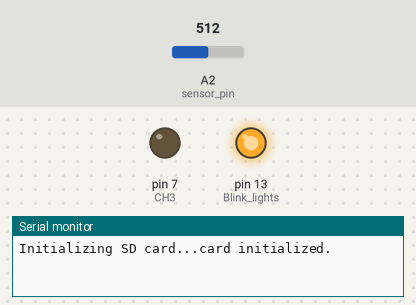
Recording of a sketch running on a simulated Arduino Mega 2560, built with avr-gcc and run on an emulated ATmega2560. Parts: output pins drawn as LEDs (lit = HIGH), the last lines printed to the serial monitor. The test bench sets the inputs (shaded band); at power-on: A2 (sensor_pin) = 512. Storage starts empty.

Above: at 2.1 s.
At 77.1 s:
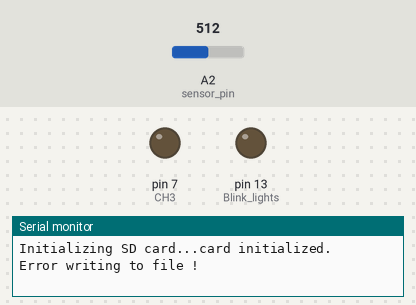
Timing chart, 0 to 78.6 s (numbered marks = the images above):
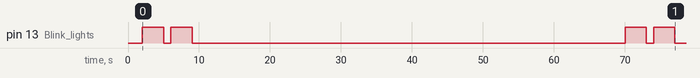

The sketch:

Tunnel_Project_Code.ino
```cpp
/*
Writing Moisture Sensor Data to an SD card with Relay control and Wifi.

For pin attachments see Connection List.xls file.
*/
//
#include "SD.h"
#include"SPI.h"
//
//the hardware CS pin (10 on most Arduino boards,
// 53 on the Mega) must be left as an output or the SD
// library functions will not work.

  const int CSpin = 10;  // Pin GPIO15
  const int sensor_pin = 2;	// Soil moisture sensor O/P pin
  String dataString =""; // holds the data to be written to the SD card
  float sensorReading1 = 0.00; // value read from your first sensor
  File sensorData;
//
  #define CH3 7   // Connect Digital Pin 7 (Pin 13 on Huzzah) on Arduino to CS on the SD Card Module.
//

void setup() {
// MS Section
  Serial.begin(9600);	/* Define baud rate for serial communication */

//Setup all the RELAY Pins
   pinMode(CH3, OUTPUT);
   pinMode(LED_BUILTIN, OUTPUT); // Blink lights

//Turn OFF any power to the Relay channels
   digitalWrite(CH3,LOW);
   delay(2000); //Wait 2 seconds before starting sequence
//
// // SD Card Section
//
// Open serial communications
  Serial.begin(9600);
  Serial.print("Initializing SD card...");
  pinMode(CSpin, OUTPUT);
//
// see if the card is present and can be initialized:
  if (!SD.begin(CSpin)) {
  Serial.println("Card failed, or not present");
// don't do anything more:
  return;
}
  Serial.println("card initialized.");

// End Setup
//
}
void loop() {
//
//Blink Lights
  digitalWrite(LED_BUILTIN, HIGH);   // turn the LED on (HIGH is the voltage level)
  delay(3000);                       // wait for a second
  digitalWrite(LED_BUILTIN, LOW);    // turn the LED off by making the voltage LOW
  delay(1000);                       // wait for a second
  digitalWrite(LED_BUILTIN, HIGH);   // turn the LED on (HIGH is the voltage level)
  delay(3000);                       // wait for a second
  digitalWrite(LED_BUILTIN, LOW);    // turn the LED off by making the voltage LOW
  delay(1000);                       // wait for a second

//
// MS Section
  float moisture_percentage;
  int sensor_analog;
  sensor_analog = analogRead(sensor_pin);
  sensorReading1 = ( 100 - ( (sensor_analog/1023.00) * 100 ) );
//
//
// void loop(){    TAKE THIS OUT AND MAKE THIS SECTION ONE??
// build the data string
  dataString = String(sensorReading1); // convert to CSV
//
  saveData(); // save to SD card
  delay(60000); // delay before next write to SD Card, adjust as required
}
//
  void saveData(){
  if(SD.exists("data1.csv")){ // check the card is still there
// now append new data file
  sensorData = SD.open("data1.csv", FILE_WRITE);
  if (sensorData){
  sensorData.println(dataString);
  sensorData.close(); // close the file
}
}
  else{
Serial.println("Error writing to file !");
}
// RELAY Section  - Switches valve
 	// If..then..else statement required here.
 	if (sensorReading1 < 40)
 	{digitalWrite(CH3, HIGH);  //Relay 3 switches to ON
   delay(60000);
   }
   if (sensorReading1 > 50)
   {digitalWrite(CH3,LOW);    //Relay 3 switches to OFF
   delay(60000);
   }
}
//
```

Measured:
- by itself, pin 13 (Blink_lights): LOW → HIGH at 2.0 s, → LOW 3.0 s later, → HIGH 1.0 s later, → LOW 3.0 s later, … (8 changes in this stretch)
